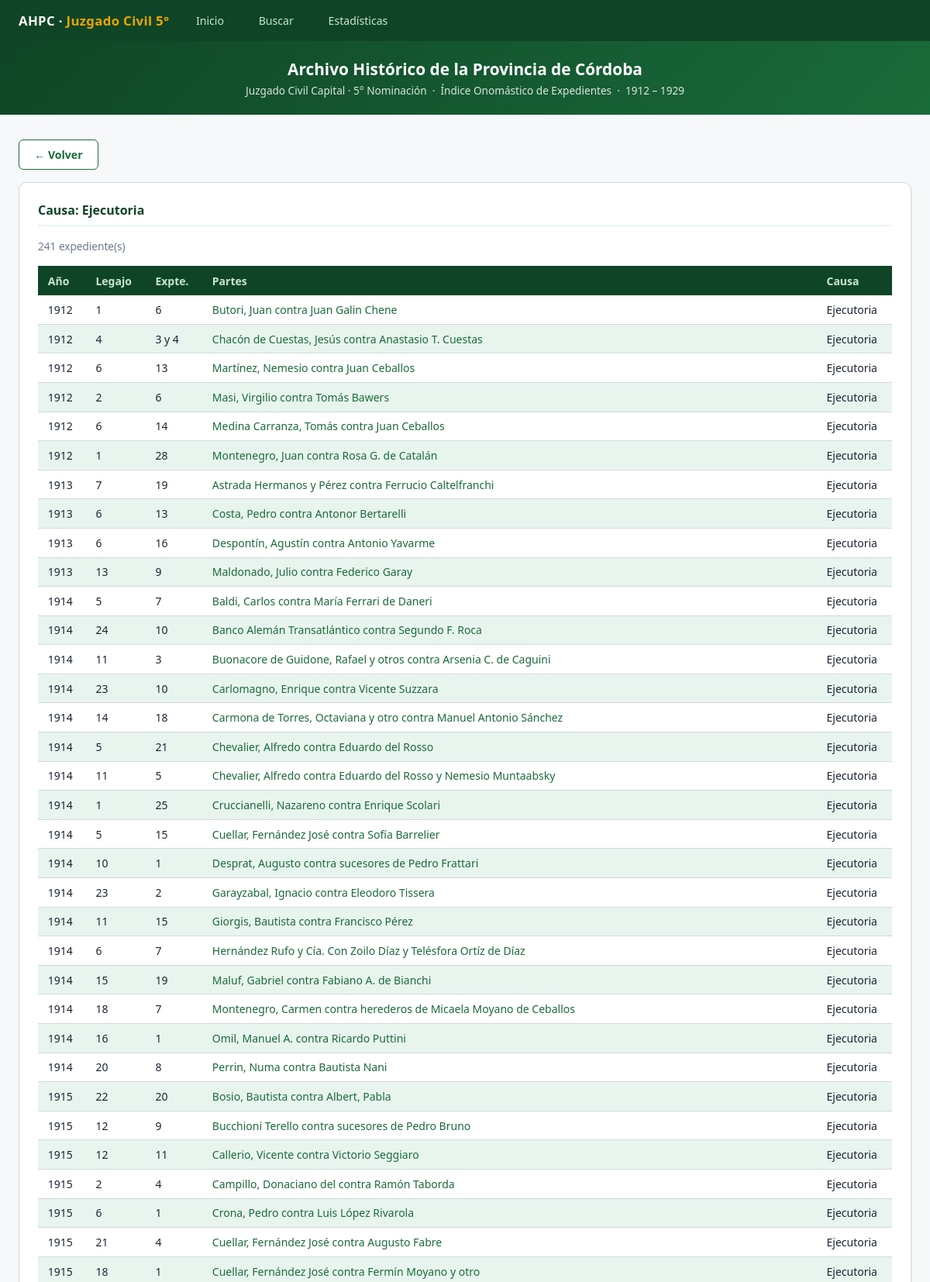
The page /causa/Ejecutoria (upper part) on the database its author committed.
### tables this page shows
CREATE TABLE registros (
    id INTEGER PRIMARY KEY AUTOINCREMENT,
    anio INTEGER,
    legajo TEXT,
    expediente TEXT,
    partes TEXT,
    causa TEXT
);

### app.py (the view)
@app.route('/causa/<path:nombre>')
def por_causa(nombre):
    rows = query("""SELECT id, anio, legajo, expediente, partes, causa
                    FROM registros WHERE causa = ?
                    ORDER BY anio ASC, partes ASC""", (nombre,))
    if not rows:
        return "Causa no encontrada", 404
    return render_template('por_causa.html', causa=nombre, registros=[dict(r) for r in rows])

### app.py (called while the page is built)
def get_db():
    conn = sqlite3.connect(DB_PATH)
    conn.row_factory = sqlite3.Row
    return conn

def query(sql, params=()):
    conn = get_db()
    cur = conn.cursor()
    cur.execute(sql, params)
    rows = cur.fetchall()
    conn.close()
    return rows

### templates/por_causa.html (shortened to what this page needs)
{% extends 'base.html' %}
{% block content %}
<main>
  <div style="margin-bottom:1rem">
    <a href="javascript:history.back()" class="btn btn-secondary">← Volver</a>
  </div>
  <div class="card">
    <h2>Causa: {{ causa }}</h2>
    <p style="font-size:.85rem;color:var(--muted);margin-bottom:1rem">{{ registros|length }} expediente(s)</p>
    <div class="tbl-wrap">
      <table>
        <thead><tr><th>Año</th><th>Legajo</th><th>Expte.</th><th>Partes</th><th>Causa</th></tr></thead>
        <tbody>
          {% for r in registros %}
          <tr>
            <td>{{ r.anio or '' }}</td>
            <td>{{ r.legajo or '' }}</td>
            <td>{{ r.expediente or '' }}</td>
            <td><a href="/detalle/{{ r.id }}">{{ r.partes or '' }}</a></td>
            <td>{{ r.causa or '' }}</td>
          </tr>
          {% endfor %}
        </tbody>
      </table>
    </div>
  </div>
</main>
{% endblock %}

### templates/base.html (style rules this page uses)
:root { --verde:#1a6b3a;--verde-dark:#0f4526;--verde-light:#e8f5ee; --verde-mid:#2d9957;--acento:#f0a500; --gris:#f7f8fa;--borde:#d1d9e0;--texto:#1a2433;--muted:#6b7a8d; }
* { box-sizing:border-box;margin:0;padding:0 }
body { font-family:'Segoe UI',system-ui,sans-serif;color:var(--texto);background:var(--gris);min-height:100vh }
a { color:var(--verde);text-decoration:none }
main { max-width:1200px;margin:2rem auto;padding:0 1.5rem }
.card { background:#fff;border:1px solid var(--borde);border-radius:10px;padding:1.5rem;margin-bottom:1.5rem;box-shadow:0 1px 4px rgba(0,0,0,.05) }
.card h2 { font-size:1rem;font-weight:700;color:var(--verde-dark);margin-bottom:1rem;padding-bottom:.5rem;border-bottom:2px solid var(--verde-light) }
.tbl-wrap { overflow-x:auto }
table { width:100%;border-collapse:collapse;font-size:.875rem }
thead th { background:var(--verde-dark);color:#c8e6d4;padding:.6rem .8rem;text-align:left;font-weight:600;white-space:nowrap }
tbody tr { border-bottom:1px solid var(--borde) }
tbody tr:nth-child(even) { background:var(--verde-light) }
td { padding:.55rem .8rem;vertical-align:top }
td a { color:var(--verde) }
.btn { display:inline-flex;align-items:center;gap:.4rem;padding:.55rem 1.2rem;border-radius:6px;font-size:.88rem;font-weight:600;cursor:pointer;border:none;transition:background .15s,transform .1s }
.btn-secondary { background:#fff;color:var(--verde);border:1px solid var(--verde) }

### rows shown on the page
registros: anio "1912", legajo "1", expediente "6", partes "Butori, Juan contra Juan Galin Chene", causa "Ejecutoria"
registros: anio "1912", legajo "4", expediente "3 y 4", partes "Chacón de Cuestas, Jesús contra Anastasio T. Cuestas", causa "Ejecutoria"
registros: anio "1913", legajo "7", expediente "19", partes "Astrada Hermanos y Pérez contra Ferrucio Caltelfranchi", causa "Ejecutoria"
registros: anio "1913", legajo "6", expediente "13", partes "Costa, Pedro contra Antonor Bertarelli", causa "Ejecutoria"
registros: anio "1913", legajo "6", expediente "16", partes "Despontín, Agustín contra Antonio Yavarme", causa "Ejecutoria"
registros: anio "1914", legajo "5", expediente "7", partes "Baldi, Carlos contra María Ferrari de Daneri", causa "Ejecutoria"
registros: anio "1914", legajo "24", expediente "10", partes "Banco Alemán Transatlántico contra Segundo F. Roca", causa "Ejecutoria"
registros: anio "1914", legajo "11", expediente "3", partes "Buonacore de Guidone, Rafael y otros contra Arsenia C. de Caguini", causa "Ejecutoria"
registros: anio "1914", legajo "23", expediente "10", partes "Carlomagno, Enrique contra Vicente Suzzara", causa "Ejecutoria"
registros: anio "1914", legajo "14", expediente "18", partes "Carmona de Torres, Octaviana y otro contra Manuel Antonio Sánchez", causa "Ejecutoria"
registros: anio "1914", legajo "5", expediente "21", partes "Chevalier, Alfredo contra Eduardo del Rosso", causa "Ejecutoria"
registros: anio "1914", legajo "11", expediente "5", partes "Chevalier, Alfredo contra Eduardo del Rosso y Nemesio Muntaabsky", causa "Ejecutoria"
registros: anio "1914", legajo "1", expediente "25", partes "Cruccianelli, Nazareno contra Enrique Scolari", causa "Ejecutoria"
registros: anio "1914", legajo "5", expediente "15", partes "Cuellar, Fernández José contra Sofía Barrelier", causa "Ejecutoria"
registros: anio "1914", legajo "10", expediente "1", partes "Desprat, Augusto contra sucesores de Pedro Frattari", causa "Ejecutoria"
registros: anio "1914", legajo "23", expediente "2", partes "Garayzabal, Ignacio contra Eleodoro Tissera", causa "Ejecutoria"
registros: anio "1914", legajo "11", expediente "15", partes "Giorgis, Bautista contra Francisco Pérez", causa "Ejecutoria"
registros: anio "1915", legajo "22", expediente "20", partes "Bosio, Bautista contra Albert, Pabla", causa "Ejecutoria"
registros: anio "1915", legajo "12", expediente "9", partes "Bucchioni Terello contra sucesores de Pedro Bruno", causa "Ejecutoria"
registros: anio "1915", legajo "12", expediente "11", partes "Callerio, Vicente contra Victorio Seggiaro", causa "Ejecutoria"
registros: anio "1915", legajo "2", expediente "4", partes "Campillo, Donaciano del contra Ramón Taborda", causa "Ejecutoria"
registros: anio "1915", legajo "6", expediente "1", partes "Crona, Pedro contra Luis López Rivarola", causa "Ejecutoria"
registros: anio "1915", legajo "21", expediente "4", partes "Cuellar, Fernández José contra Augusto Fabre", causa "Ejecutoria"
registros: anio "1915", legajo "18", expediente "1", partes "Cuellar, Fernández José contra Fermín Moyano y otro", causa "Ejecutoria"

### other values the page prints
{{ causa }} "Ejecutoria"
{{ registros|length }} "241"
{{ r.anio or '' }} "1912" "1912" "1912" "1912" "1913" "1914" "1914" "1914" "1914" "1914"
{{ r.legajo or '' }} "6" "2" "6" "1" "13" "6" "15" "18" "16" "20"
{{ r.expediente or '' }} "13" "6" "14" "28" "9" "7" "19" "7" "1" "8"
{{ r.partes or '' }} "Martínez, Nemesio contra Juan Ceballos" "Masi, Virgilio contra Tomás Bawers" "Medina Carranza, Tomás contra Juan Ceballos" "Montenegro, Juan contra Rosa G. de Catalán" "Maldonado, Julio contra Federico Garay" "Hernández Rufo y Cía. Con Zoilo Díaz y Telésfora Ortíz de Díaz" "Maluf, Gabriel contra Fabiano A. de Bianchi" "Montenegro, Carmen contra herederos de Micaela Moyano de Ceballos" "Omil, Manuel A. contra Ricardo Puttini" "Perrin, Numa contra Bautista Nani"
{{ r.causa or '' }} "Ejecutoria" "Ejecutoria" "Ejecutoria" "Ejecutoria" "Ejecutoria" "Ejecutoria" "Ejecutoria" "Ejecutoria" "Ejecutoria" "Ejecutoria"
